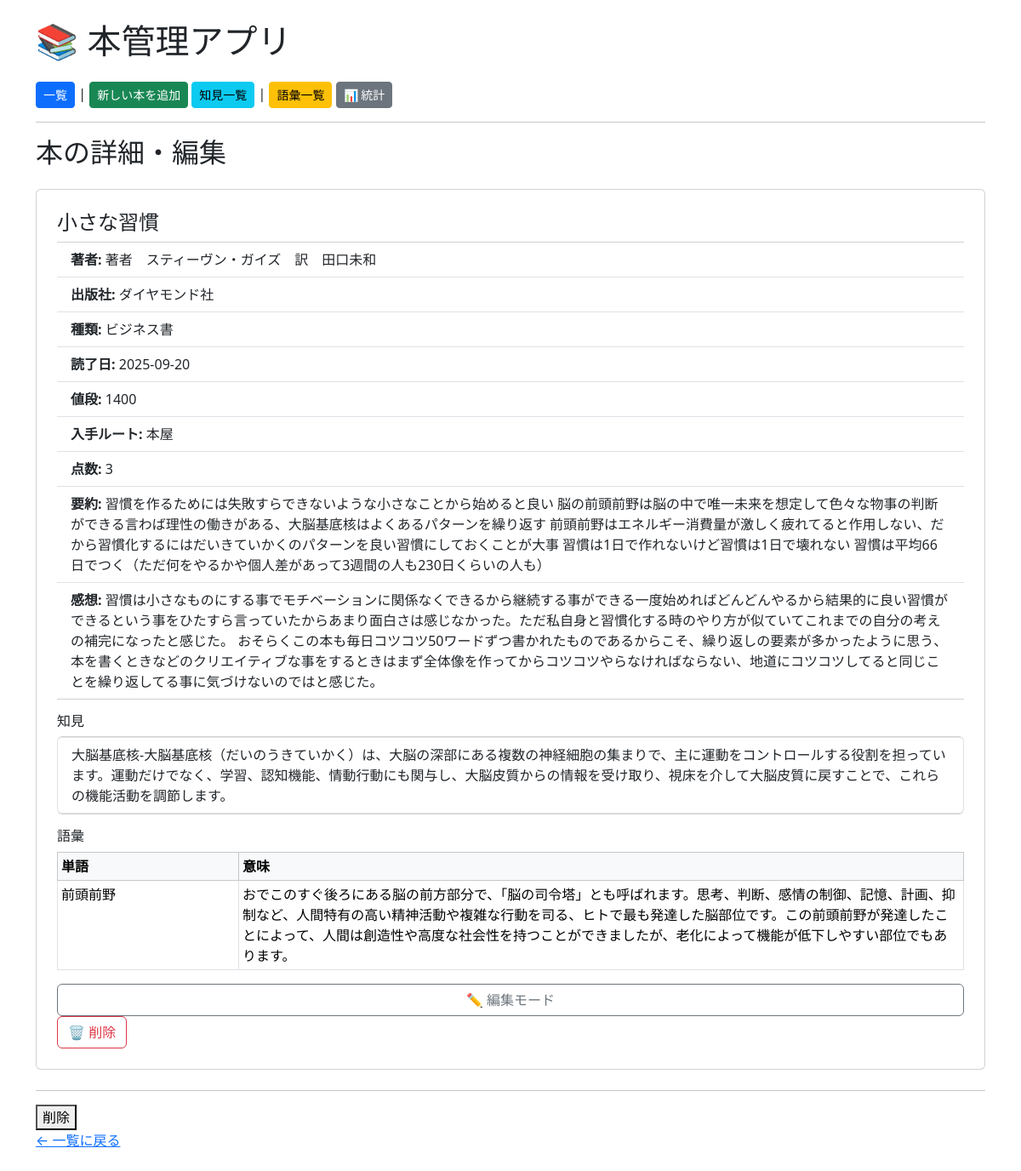
Screenshot of /book/1 with the database file from the repository.
### app.py (models this page shows)
class Book(db.Model):
    id = db.Column(db.Integer, primary_key=True)
    title = db.Column(db.String(200), nullable=False)
    author = db.Column(db.String(200), nullable=False)
    summary = db.Column(db.Text,nullable=True)
    review = db.Column(db.Text, nullable=True)
    read_date = db.Column(db.Date, default=datetime.utcnow)
    price = db.Column(db.Integer,nullable=True)
    publisher = db.Column(db.String(100),nullable=True)
    source = db.Column(db.String(100),nullable=True)
    rating = db.Column(db.Integer,nullable=True)
    genre = db.Column(db.String(50),nullable=True)
    knowledge = db.Column(db.Text,nullable=True)
    vocabulary = db.Column(db.Text,nullable=True)

class Insight(db.Model):
    id = db.Column(db.Integer,primary_key=True)
    book_id = db.Column(db.Integer,db.ForeignKey("book.id"),nullable=False)
    content = db.Column(db.Text, nullable=False)
    book = db.relationship("Book", backref="insights")

class Vocabulary(db.Model):  # 語彙
    id = db.Column(db.Integer, primary_key=True)
    book_id = db.Column(db.Integer, db.ForeignKey("book.id"), nullable=False)
    word = db.Column(db.String(100), nullable=False)
    meaning = db.Column(db.Text, nullable=True)
    book = db.relationship("Book", backref="vocabularies")

### app.py (the view, shortened to what this page needs)
@app.route("/book/<int:book_id>",methods=["GET","POST"])
def detail(book_id):
    book = Book.query.get_or_404(book_id)
    if request.method == "POST" and "insight" in request.form:
        new_insight = Insight(content=request.form["insight"], book=book)
        db.session.add(new_insight)
        db.session.commit()
        return redirect(url_for("detail", book_id=book.id))
    if request.method == "POST" and "word" in request.form:
        new_vocab = Vocabulary(word=request.form["word"], meaning=request.form["meaning"], book=book)
        db.session.add(new_vocab)
        db.session.commit()
        return redirect(url_for("detail", book_id=book.id))
    return render_template("detail.html",book=book)

### templates/detail.html (shortened to what this page needs)
{% extends "base.html" %}
{% block content %}
<h2 class="mb-4">本の詳細・編集</h2>
<div id="view-mode" class="card p-4 mb-4">
    <h4 class="card-title">{{ book.title }}</h4>
    <ul class="list-group list-group-flush mb-3">
        <li class="list-group-item"><strong>著者:</strong> {{ book.author }}</li>
        <li class="list-group-item"><strong>出版社:</strong> {{ book.publisher or '' }}</li>
        <li class="list-group-item"><strong>種類:</strong> {{ book.genre or '' }}</li>
        <li class="list-group-item"><strong>読了日:</strong> {{ book.read_date.strftime('%Y-%m-%d') if book.read_date }}</li>
        <li class="list-group-item"><strong>値段:</strong> {{ book.price or '' }}</li>
        <li class="list-group-item"><strong>入手ルート:</strong> {{ book.source or '' }}</li>
        <li class="list-group-item"><strong>点数:</strong> {{ book.rating or '' }}</li>
        <li class="list-group-item"><strong>要約:</strong> {{ book.summary or '' }}</li>
        <li class="list-group-item"><strong>感想:</strong> {{ book.review or '' }}</li>
    </ul>
    <h6>知見</h6>
    <ul class="list-group mb-3">
        {% for insight in book.insights %}
            <li class="list-group-item">{{ insight.content }}</li>
        {% else %}
            <li class="list-group-item text-muted">まだ知見はありません</li>
        {% endfor %}
    </ul>
    <h6>語彙</h6>
    <table class="table table-bordered table-sm mb-3">
        <thead class="table-light">
            <tr>
                <th style="width: 20%;">単語</th>
                <th style="width: 80%;">意味</th>
            </tr>
        </thead>
        <tbody>
            {% for vocab in book.vocabularies %}
                <tr>
                    <td>{{ vocab.word }}</td>
                    <td style="white-space: normal; word-break: break-word;">
                        {{ vocab.meaning }}
                    </td>
                </tr>
            {% else %}
                <tr><td colspan="2" class="text-muted">まだ語彙はありません</td></tr>
            {% endfor %}
        </tbody>
    </table>
    <button class="btn btn-outline-secondary" onclick="toggleEdit()">✏️ 編集モード</button>
    <form action="{{ url_for('delete', book_id=book.id) }}" method="POST" style="display:inline;" onsubmit="return confirm('削除しますか？');">
        <button type="submit" class="btn btn-outline-danger">🗑️ 削除</button>
    </form>
</div>
<hr>
<form action="{{ url_for('delete',book_id=book.id) }}" method="POST" style="display: inline;">
    <button type="submit" onclick="return confirm('本当に削除しますか？')">削除</button>
</form>
<br>
<a href="{{ url_for('index')}}">← 一覧に戻る</a>
{% endblock %}

### templates/base.html (shortened to what this page needs)
<!DOCTYPE html>
<html lang="ja">
<head>
    <link href="https://cdn.jsdelivr.net/npm/bootstrap@5.3.2/dist/css/bootstrap.min.css" rel="stylesheet">
</head>
<body class="container my-4">
    <h1 class="mb-4">📚 本管理アプリ</h1>
    <a class="btn btn-primary btn-sm"  href="{{ url_for('index') }}">一覧</a> |
    <a class="btn btn-success btn-sm" href="{{ url_for('add') }}">新しい本を追加</a>
    <a class="btn btn-info btn-sm" href="{{ url_for('insights') }}">知見一覧</a> |
    <a class="btn btn-warning btn-sm" href="{{ url_for('vocabularies') }}">語彙一覧</a>
    <a class="btn btn-secondary btn-sm" href="{{ url_for('stats') }}">📊 統計</a>
    <hr>
    {% block content %}{% endblock %}
</body>
</html>

### rows the page displays
Book: title "小さな習慣", author "著者 スティーヴン・ガイズ 訳 田口未和", publisher "ダイヤモンド社", genre "ビジネス書", read_date "2025-09-20", price "1400", source "本屋", rating "3", summary "習慣を作るためには失敗すらできないような小さなことから始めると良い 脳の前頭前野は脳の中で唯一未来を想定して色々な物事の判断ができる言わば理性の働きがある、大脳基底核はよくあるパターンを繰り返す 前頭前野はエネルギー消費量が激しく疲れてると作用しない、だから習慣化するにはだいきていかくのパターンを良い習慣にしておくことが大事 習慣は1日で作れないけど習慣は1日で壊れない 習慣は平均66日でつく（ただ何をやるかや個人差があって3週間の人も230日くらいの人も）", review "習慣は小さなものにする事でモチベーションに関係なくできるから継続する事ができる一度始めればどんどんやるから結果的に良い習慣ができるという事をひたすら言っていたからあまり面白さは感じなかった。ただ私自身と習慣化する時のやり方が似ていてこれまでの自分の考えの補完になったと感じた。 おそらくこの本も毎日コツコツ50ワードずつ書かれたものであるからこそ、繰り返しの要素が多かったように思う、本を書くときなどのクリエイティブな事をするときはまず全体像を作ってからコツコツやらなければならない、地道にコツコツしてると同じことを繰り返してる事に気づけないのではと感じた。"
Insight: content "大脳基底核-大脳基底核（だいのうきていかく）は、大脳の深部にある複数の神経細胞の集まりで、主に運動をコントロールする役割を担っています。運動だけでなく、学習、認知機能、情動行動にも関与し、大脳皮質からの情報を受け取り、視床を介して大脳皮質に戻すことで、これらの機能活動を調節します。"
Vocabulary: word "前頭前野", meaning "おでこのすぐ後ろにある脳の前方部分で、「脳の司令塔」とも呼ばれます。思考、判断、感情の制御、記憶、計画、抑制など、人間特有の高い精神活動や複雑な行動を司る、ヒトで最も発達した脳部位です。この前頭前野が発達したことによって、人間は創造性や高度な社会性を持つことができましたが、老化によって機能が低下しやすい部位でもあります。"
